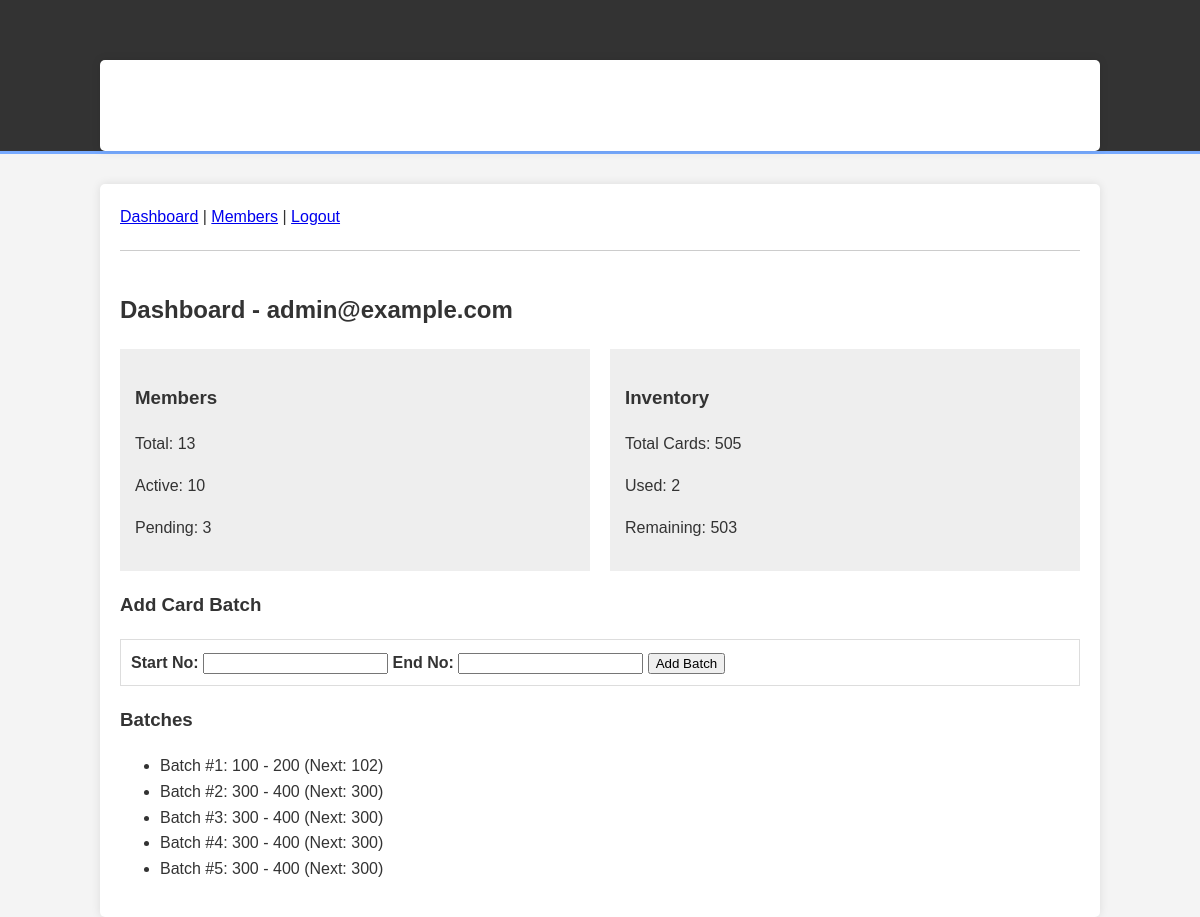
Screenshot of /admin/dashboard (signed in) with the database file from the repository.
### app/models.py (models this page shows)
class AdminUser(Base):
    __tablename__ = "admin_users"
    id = Column(Integer, primary_key=True, index=True)
    email = Column(String, unique=True, index=True)
    password_hash = Column(String) # For MVP, simple hash or plain (if not specified, assuming secure)
    role = Column(Enum(AdminRole), default=AdminRole.ORG_ADMIN)
    org_id = Column(Integer, ForeignKey("organizations.id"), nullable=True) # Null for super_admin
    created_at = Column(DateTime, default=datetime.utcnow)

class CardBatch(Base):
    __tablename__ = "card_batches"
    id = Column(Integer, primary_key=True, index=True)
    org_id = Column(Integer, ForeignKey("organizations.id"))
    start_no = Column(Integer)
    end_no = Column(Integer)
    next_no = Column(Integer) # Tracks the next available number
    created_at = Column(DateTime, default=datetime.utcnow)
    organization = relationship("Organization", back_populates="batches")

### app/routes/admin.py (the view)
@router.get("/dashboard", response_class=HTMLResponse)
def admin_dashboard(request: Request, db: Session = Depends(get_db)):
    admin = get_current_admin(request, db)
    if not admin:
        return RedirectResponse(url="/admin/login")
    org_id = admin.org_id
    total_members = db.query(Member).filter(Member.org_id == org_id).count()
    active_members = db.query(Member).filter(Member.org_id == org_id, Member.status == MemberStatus.ACTIVE).count()
    pending_members = db.query(Member).filter(Member.org_id == org_id, Member.status != MemberStatus.ACTIVE).count()
    batches = db.query(CardBatch).filter(CardBatch.org_id == org_id).all()
    total_cards = sum([b.end_no - b.start_no + 1 for b in batches])
    remaining_cards = sum([max(0, b.end_no - b.next_no + 1) for b in batches])
    used_cards = total_cards - remaining_cards
    return templates.TemplateResponse("admin/dashboard.html", {
        "request": request,
        "admin": admin,
        "total_members": total_members,
        "active_members": active_members,
        "pending_members": pending_members,
        "total_cards": total_cards,
        "used_cards": used_cards,
        "remaining_cards": remaining_cards,
        "batches": batches
    })

### app/templates/admin/dashboard.html
{% extends "admin/base.html" %}
{% block admin_content %}
    <h2>Dashboard - {{ admin.email }}</h2>
    <div style="display: flex; gap: 20px;">
        <div class="card" style="flex: 1; padding: 15px; background: #eee;">
            <h3>Members</h3>
            <p>Total: {{ total_members }}</p>
            <p>Active: {{ active_members }}</p>
            <p>Pending: {{ pending_members }}</p>
        </div>
        <div class="card" style="flex: 1; padding: 15px; background: #eee;">
            <h3>Inventory</h3>
            <p>Total Cards: {{ total_cards }}</p>
            <p>Used: {{ used_cards }}</p>
            <p>Remaining: {{ remaining_cards }}</p>
        </div>
    </div>
    <h3>Add Card Batch</h3>
    <form action="/admin/inventory" method="post" style="border: 1px solid #ddd; padding: 10px;">
        <label>Start No:</label>
        <input type="number" name="start_no" required>
        <label>End No:</label>
        <input type="number" name="end_no" required>
        <button type="submit">Add Batch</button>
    </form>
    <h3>Batches</h3>
    <ul>
    {% for batch in batches %}
        <li>Batch #{{ batch.id }}: {{ batch.start_no }} - {{ batch.end_no }} (Next: {{ batch.next_no }})</li>
    {% endfor %}
    </ul>
{% endblock %}

### app/templates/admin/base.html (shortened to what this page needs)
{% extends "base.html" %}
{% block content %}
    <div style="margin-bottom: 20px;">
        <a href="/admin/dashboard">Dashboard</a> |
        <a href="/admin/members">Members</a> |
        <a href="/admin/logout">Logout</a>
    </div>
    <div style="border-top: 1px solid #ccc; padding-top: 20px;">
        {% block admin_content %}{% endblock %}
    </div>
{% endblock %}

### app/templates/base.html (shortened to what this page needs)
<!DOCTYPE html>
<html lang="en">
<head>
    <link rel="stylesheet" href="/static/style.css">
</head>
<body>
    <header>
        <div class="container">
            <div id="branding">
                <h1>Association Portal</h1>
            </div>
            <nav>
                <ul>
                    {% if request.session.get("member_id") %}
                        <li><a href="/member/portal">Portal</a></li>
                        <li><a href="/member/logout">Logout</a></li>
                    {% else %}
                        <li><a href="/member/login">Login</a></li>
                    {% endif %}
                </ul>
            </nav>
        </div>
    </header>
    <div class="container">
        {% block content %}{% endblock %}
    </div>
</body>
</html>

### app/static/style.css (style rules this page uses)
body { font-family: Arial, sans-serif; line-height: 1.6; margin: 0; padding: 0; background-color: #f4f4f4; color: #333; }
.container { width: 80%; margin: auto; overflow: hidden; padding: 20px; background: #fff; margin-top: 30px; border-radius: 5px; box-shadow: 0 0 10px rgba(0,0,0,0.1); }
header { background: #333; color: #fff; padding-top: 30px; min-height: 70px; border-bottom: #77aaff 3px solid; }
header a { color: #fff; text-decoration: none; text-transform: uppercase; font-size: 16px; }
header ul { padding: 0; margin: 0; list-style: none; overflow: hidden; }
header li { float: left; display: inline; padding: 0 20px 0 20px; }
header #branding { float: left; }
header #branding h1 { margin: 0; }
header nav { float: right; margin-top: 10px; }
label { font-weight: bold; }

### rows the page displays
AdminUser: email "admin@example.com"
CardBatch: id "1", start_no "100", end_no "200", next_no "102"
CardBatch: id "2", start_no "300", end_no "400", next_no "300"
CardBatch: id "3", start_no "300", end_no "400", next_no "300"
CardBatch: id "4", start_no "300", end_no "400", next_no "300"
CardBatch: id "5", start_no "300", end_no "400", next_no "300"

### other values shown
{{ total_members }} "13"
{{ active_members }} "10"
{{ pending_members }} "3"
{{ total_cards }} "505"
{{ used_cards }} "2"
{{ remaining_cards }} "503"
